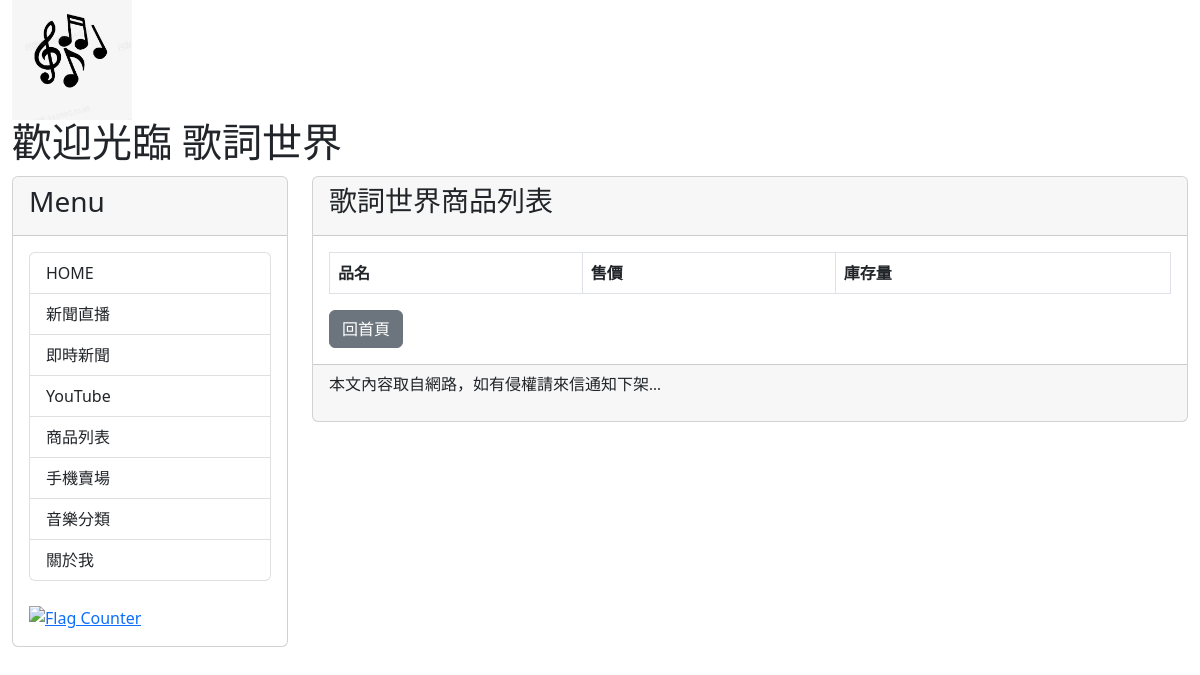
The page /list/ on the database as committed earlier.
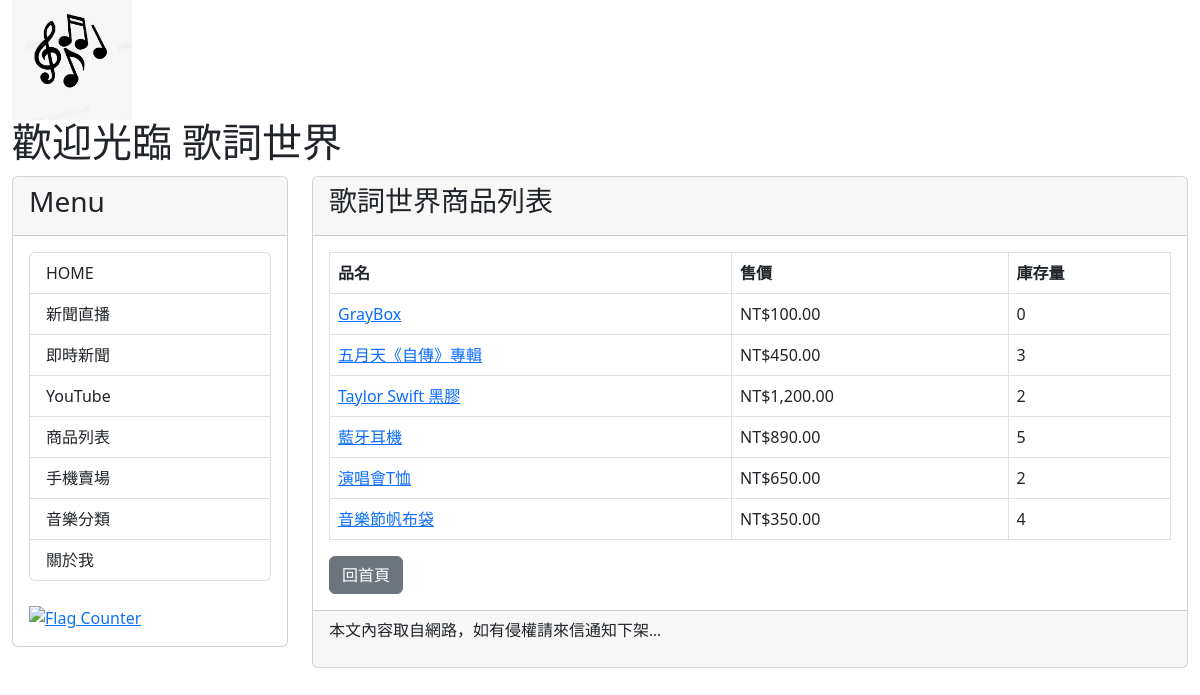
The same page on the database as committed later.
### mysite/models.py (models this page shows, shortened)
class Product(models.Model):
    SIZES = (
        ('S', 'Small'),
        ('M', 'Medium'),
        ('L', 'Large'),
    )
    sku = models.CharField(max_length=5)
    name = models.CharField(max_length=20)
    price = models.PositiveIntegerField()
    size = models.CharField(max_length=1, choices=SIZES)
    qty = models.IntegerField(default=0)

### mysite/views.py (the view)
# urls.py: path('list/', listing),
def listing(request):
    products = Product.objects.all()
    return render(request, 'list.html', locals())

### templates/list.html (shortened to what this page needs)
{% extends 'base.html' %}
{% load humanize %}
{% block headmessage %}
<h3 style="font-family:微軟正黑體;">
    歌詞世界商品列表
</h3>
{% endblock %}
{% block content %}
<table class="table table-bordered">
    <tr>
        <th>品名</th>
        <th>售價</th>
        <th>庫存量</th>
    </tr>
    {% for p in products %}
    <tr>
        <td>
            <a href="/list/{{ p.sku }}/">
                {{ p.name }}
            </a>
        </td>
        <td>
            NT${{ p.price | floatformat:2 | intcomma }}
        </td>
        <td>
            {{ p.qty }}
        </td>
    </tr>
    {% endfor %}
</table>
<a href="/" class="btn btn-secondary">
    回首頁
</a>
{% endblock %}

Rows that differ between the two databases and show on the page:
added Product: name "GrayBox", price "100.00", qty "0"
added Product: name "五月天《自傳》專輯", price "450.00", qty "3"
added Product: name "Taylor Swift 黑膠", price "1,200.00", qty "2"
added Product: name "藍牙耳機", price "890.00", qty "5"
added Product: name "演唱會T恤", price "650.00", qty "2"
added Product: name "音樂節帆布袋", price "350.00", qty "4"
